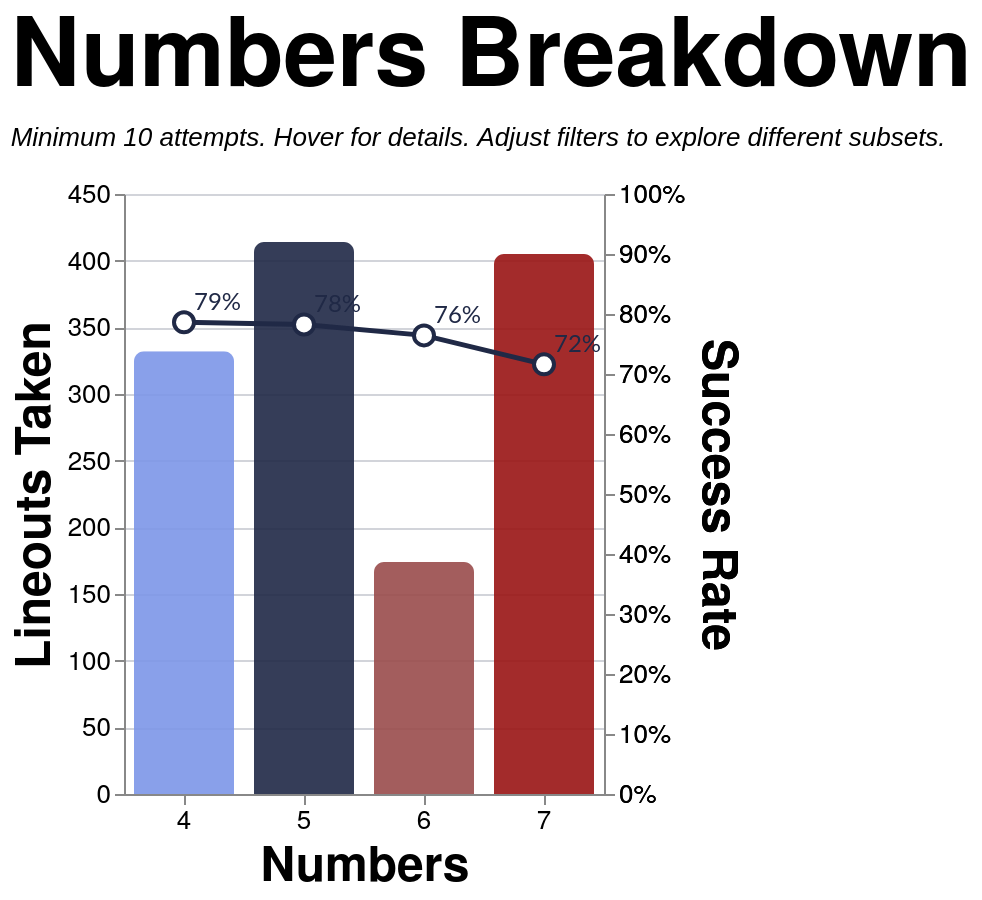

The Vega-Lite source for this figure:
### Vega-Lite specification from a JSON file in a GitHub repository (floating-point values rounded to 4 significant figures; data arrays with more than 128 entries replaced by an {"elided": "..."} marker saying what was removed)
{"config": {"axis": {"labelFont": "PT Sans Narrow, Helvetica Neue, Helvetica, Arial, sans-serif", "titleFont": "PT Sans Narrow, Helvetica Neue, Helvetica, Arial, sans-serif", "labelFontSize": 13, "titleFontSize": 24, "gridColor": "#202947", "gridOpacity": 0.2, "zindex": 1}, "text": {"font": "Lato, sans-serif"}, "bar": {"cornerRadiusEnd": 5}, "header": {"labelFont": "PT Sans Narrow, Helvetica Neue, Helvetica, Arial, sans-serif", "titleFont": "PT Sans Narrow, Helvetica Neue, Helvetica, Arial, sans-serif", "labelFontSize": 24, "titleFontSize": 28, "labelFontWeight": "bold", "orient": "left"}, "legend": {"labelFont": "PT Sans Narrow, Helvetica Neue, Helvetica, Arial, sans-serif", "titleFont": "PT Sans Narrow, Helvetica Neue, Helvetica, Arial, sans-serif", "labelFontSize": 14, "titleFontSize": 16, "titlePadding": 5, "fillColor": "white", "strokeColor": "black", "padding": 10, "titleFontWeight": "lighter", "titleFontStyle": "italic", "titleColor": "gray", "offset": 10}, "title": {"font": "PT Sans Narrow, Helvetica Neue, Helvetica, Arial, sans-serif", "fontSize": 48, "fontWeight": "bold", "anchor": "start", "align": "center", "titlePadding": 20, "subtitlePadding": 10, "subtitleFontSize": 13, "subtitleColor": "", "subtitleFontStyle": "italic", "offset": 15, "color": "black"}, "axisX": {"labelAngle": 0}, "facet": {"title": null, "header": null, "align": {"row": "each", "column": "each"}, "spacing": 10}, "resolve": {"scale": {"y": "independent", "facet": "independent"}}, "background": "transparent", "scale": {"offsetBandPaddingOuter": 0.2, "offsetBandPaddingInner": 0.1}, "view": {"stroke": null, "background": "transparent"}}, "layer": [{"mark": {"type": "bar", "opacity": 0.9, "size": 50}, "encoding": {"color": {"field": "numbers", "legend": null, "scale": {"domain": ["4", "5", "6", "7"], "range": ["#7d96e8", "#202946", "#994C4C", "#991515"]}, "type": "nominal"}, "stroke": {"value": "transparent"}, "tooltip": [{"field": "numbers_display", "title": "Numbers", "type": "nominal"}, {"field": "attempts", "format": ",.0f", "title": "Attempts", "type": "quantitative"}, {"field": "won", "format": ",.0f", "title": "Won", "type": "quantitative"}, {"field": "success_rate", "format": ".1%", "title": "Success Rate", "type": "quantitative"}], "x": {"axis": {"labelAngle": 0}, "field": "numbers", "sort": ["4", "5", "6", "7"], "title": "Numbers", "type": "nominal"}, "y": {"field": "attempts", "title": "Lineouts Taken", "type": "quantitative"}}, "transform": [{"filter": "(loSquad == 'All' || datum.squad == loSquad) && (loSeason == 'All' || datum.season == loSeason) && (loGameType == 'All' || (loGameType == 'League + Cup' && (datum.game_type == 'League' || datum.game_type == 'Cup')) || (loGameType == 'League only' && datum.game_type == 'League') || datum.game_type == loGameType) && (loThrower == 'All' || datum.thrower == loThrower) && (loJumper == 'All' || datum.jumper == loJumper) && (loArea == 'All' || datum.area == loArea) && (loNumbers == 'All' || datum.numbers == loNumbers)"}, {"aggregate": [{"op": "count", "as": "attempts"}, {"op": "sum", "field": "won", "as": "won"}], "groupby": ["numbers"]}, {"filter": "datum.attempts >= 10"}, {"calculate": "datum.won / datum.attempts", "as": "success_rate"}, {"calculate": "datum.numbers + '-man'", "as": "numbers_display"}]}, {"mark": {"type": "line", "point": {"fill": "white", "filled": false, "size": 100, "stroke": "#202946"}, "stroke": "#202946", "strokeWidth": 2.5}, "encoding": {"tooltip": [{"field": "numbers_display", "title": "Numbers", "type": "nominal"}, {"field": "attempts", "format": ",.0f", "title": "Attempts", "type": "quantitative"}, {"field": "won", "format": ",.0f", "title": "Won", "type": "quantitative"}, {"field": "success_rate", "format": ".1%", "title": "Success Rate", "type": "quantitative"}], "x": {"axis": {"labelAngle": 0}, "field": "numbers", "sort": ["4", "5", "6", "7"], "title": "Numbers", "type": "nominal"}, "y": {"axis": {"format": "%", "orient": "right"}, "field": "success_rate", "scale": {"domain": [0, 1]}, "title": "Success Rate", "type": "quantitative"}}, "transform": [{"filter": "(loSquad == 'All' || datum.squad == loSquad) && (loSeason == 'All' || datum.season == loSeason) && (loGameType == 'All' || (loGameType == 'League + Cup' && (datum.game_type == 'League' || datum.game_type == 'Cup')) || (loGameType == 'League only' && datum.game_type == 'League') || datum.game_type == loGameType) && (loThrower == 'All' || datum.thrower == loThrower) && (loJumper == 'All' || datum.jumper == loJumper) && (loArea == 'All' || datum.area == loArea) && (loNumbers == 'All' || datum.numbers == loNumbers)"}, {"aggregate": [{"op": "count", "as": "attempts"}, {"op": "sum", "field": "won", "as": "won"}], "groupby": ["numbers"]}, {"filter": "datum.attempts >= 10"}, {"calculate": "datum.won / datum.attempts", "as": "success_rate"}, {"calculate": "datum.numbers + '-man'", "as": "numbers_display"}]}, {"mark": {"type": "text", "align": "left", "baseline": "middle", "color": "#202946", "dx": 5, "dy": -10, "fontSize": 12}, "encoding": {"text": {"field": "success_rate", "format": ".0%", "type": "quantitative"}, "x": {"axis": {"labelAngle": 0}, "field": "numbers", "sort": ["4", "5", "6", "7"], "title": "Numbers", "type": "nominal"}, "y": {"axis": {"format": "%", "orient": "right"}, "field": "success_rate", "scale": {"domain": [0, 1]}, "title": "Success Rate", "type": "quantitative"}}, "transform": [{"filter": "(loSquad == 'All' || datum.squad == loSquad) && (loSeason == 'All' || datum.season == loSeason) && (loGameType == 'All' || (loGameType == 'League + Cup' && (datum.game_type == 'League' || datum.game_type == 'Cup')) || (loGameType == 'League only' && datum.game_type == 'League') || datum.game_type == loGameType) && (loThrower == 'All' || datum.thrower == loThrower) && (loJumper == 'All' || datum.jumper == loJumper) && (loArea == 'All' || datum.area == loArea) && (loNumbers == 'All' || datum.numbers == loNumbers)"}, {"aggregate": [{"op": "count", "as": "attempts"}, {"op": "sum", "field": "won", "as": "won"}], "groupby": ["numbers"]}, {"filter": "datum.attempts >= 10"}, {"calculate": "datum.won / datum.attempts", "as": "success_rate"}, {"calculate": "datum.numbers + '-man'", "as": "numbers_display"}]}], "data": {"name": "data-2b13faf91d0685dd59a6df8ac0f7e66f"}, "height": 300, "params": [{"name": "loSquad", "value": "All"}, {"name": "loSeason", "value": "All"}, {"name": "loGameType", "value": "All"}, {"name": "loThrower", "value": "All"}, {"name": "loJumper", "value": "All"}, {"name": "loArea", "value": "All"}, {"name": "loNumbers", "value": "All"}], "resolve": {"scale": {"y": "independent"}}, "title": {"text": "Numbers Breakdown", "subtitle": "Minimum 10 attempts. Hover for details. Adjust filters to explore different subsets."}, "width": {"step": 60}, "$schema": "https://vega.github.io/schema/vega-lite/v5.20.1.json", "datasets": {"data-2b13faf91d0685dd59a6df8ac0f7e66f": {"elided": "1325 records"}}}
